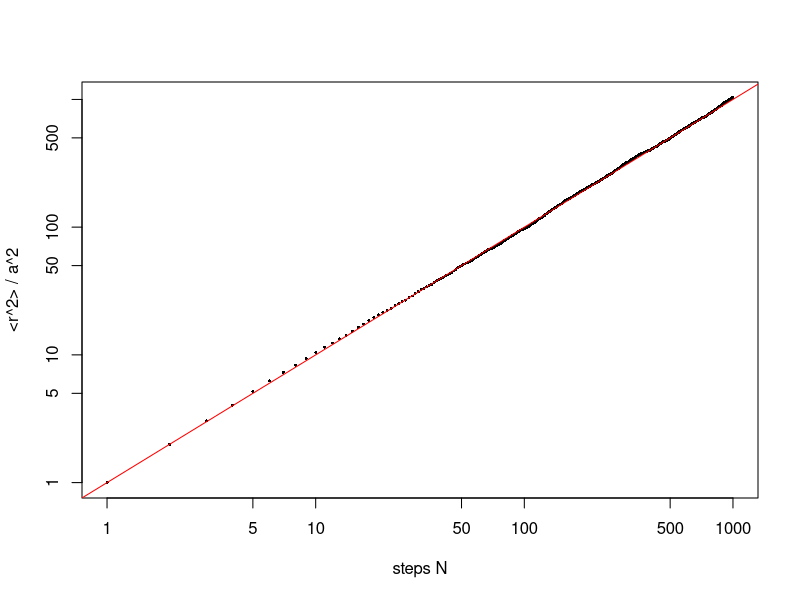
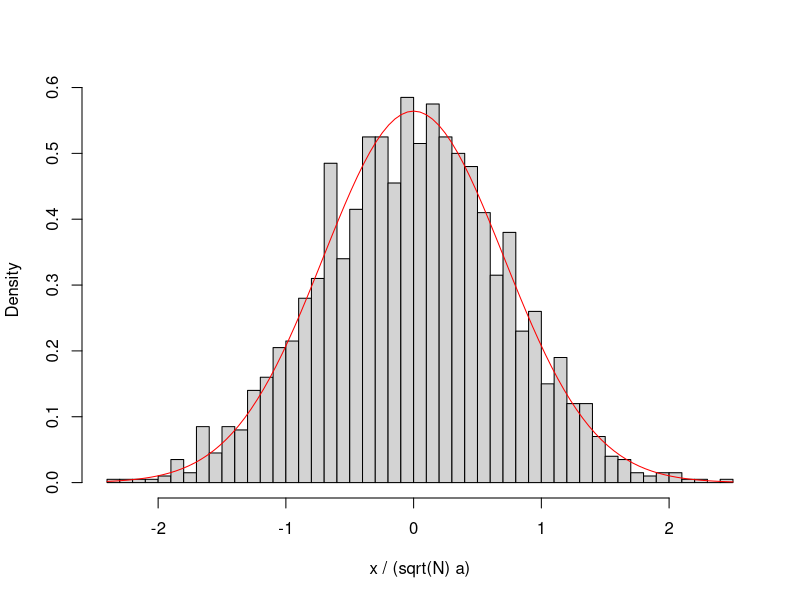

These figures' R source, in order:
# Random walks in two dimensions: unit steps in random directions; ensemble MSD and the
# distribution of x after N steps compared with the Gaussian limit.
set.seed(1)
M <- 2000; N <- 1000
theta <- matrix(runif(M * N, 0, 2 * pi), M, N)
x <- t(apply(cos(theta), 1, cumsum))
y <- t(apply(sin(theta), 1, cumsum))

# ensemble mean squared displacement against number of steps
msd <- colMeans(x^2 + y^2)
n <- 1:N
plot(n, msd, log = "xy", pch = 16, cex = 0.4, xlab = "steps N", ylab = "<r^2> / a^2")
abline(0, 1, col = "red")   # <r^2> = N a^2 = 4 D t
fit <- lm(msd ~ 0 + n)
print(coef(fit))            # slope close to 1

# distribution of x after 400 steps against the Gaussian of variance N a^2 / 2
hist(x[, 400] / sqrt(400), breaks = 40, freq = FALSE, xlab = "x / (sqrt(N) a)", main = "")
curve(dnorm(x, sd = sqrt(0.5)), add = TRUE, col = "red")
